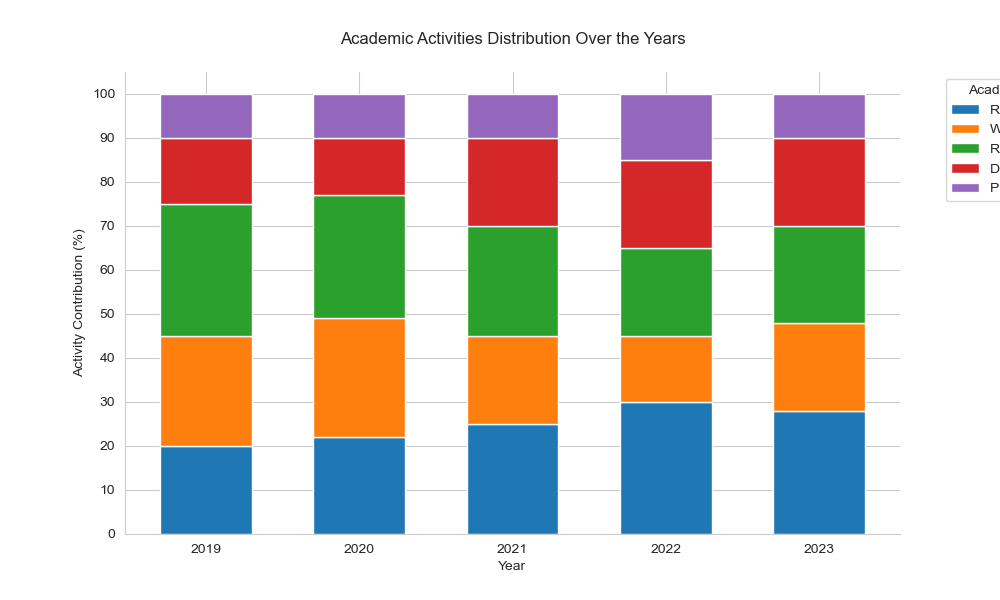

This chart was generated by the following Python code:

import pandas as pd
import matplotlib.pyplot as plt
import seaborn as sns

# Input data
data = [
    {'Year': 2019, 'Reading (%)': 20, 'Writing (%)': 25, 'Research (%)': 30, 'Discussion (%)': 15, 'Presentation (%)': 10},
    {'Year': 2020, 'Reading (%)': 22, 'Writing (%)': 27, 'Research (%)': 28, 'Discussion (%)': 13, 'Presentation (%)': 10},
    {'Year': 2021, 'Reading (%)': 25, 'Writing (%)': 20, 'Research (%)': 25, 'Discussion (%)': 20, 'Presentation (%)': 10},
    {'Year': 2022, 'Reading (%)': 30, 'Writing (%)': 15, 'Research (%)': 20, 'Discussion (%)': 20, 'Presentation (%)': 15},
    {'Year': 2023, 'Reading (%)': 28, 'Writing (%)': 20, 'Research (%)': 22, 'Discussion (%)': 20, 'Presentation (%)': 10}
]

# Create a DataFrame
df = pd.DataFrame(data)

# Set the index to 'Year'
df.set_index('Year', inplace=True)

# Normalize data to 100%
df_normalized = df.div(df.sum(axis=1), axis=0) * 100

# Define colors for each stack
colors = ['#1f77b4', '#ff7f0e', '#2ca02c', '#d62728', '#9467bd']

# Setup seaborn style
sns.set_style('whitegrid')

# Plotting
plt.figure(figsize=(10, 6))

# Creating the bar stacks
bottom = None
bar_width = 0.6
for (columnName, columnData), color in zip(df_normalized.iteritems(), colors):
    plt.bar(df_normalized.index, columnData, bottom=bottom, color=color, label=columnName, edgecolor='white', width=bar_width)
    bottom = columnData if bottom is None else bottom + columnData

# Add legend
plt.legend(title="Academic Activity", bbox_to_anchor=(1.05, 1), loc='upper left')

# Formatting the plot
plt.title('Academic Activities Distribution Over the Years', pad=20)
plt.xlabel('Year')
plt.ylabel('Activity Contribution (%)')
plt.yticks(range(0, 101, 10))
plt.xticks(df_normalized.index)
sns.despine()  # Remove the top and right spines

# Show the plot
plt.show()
